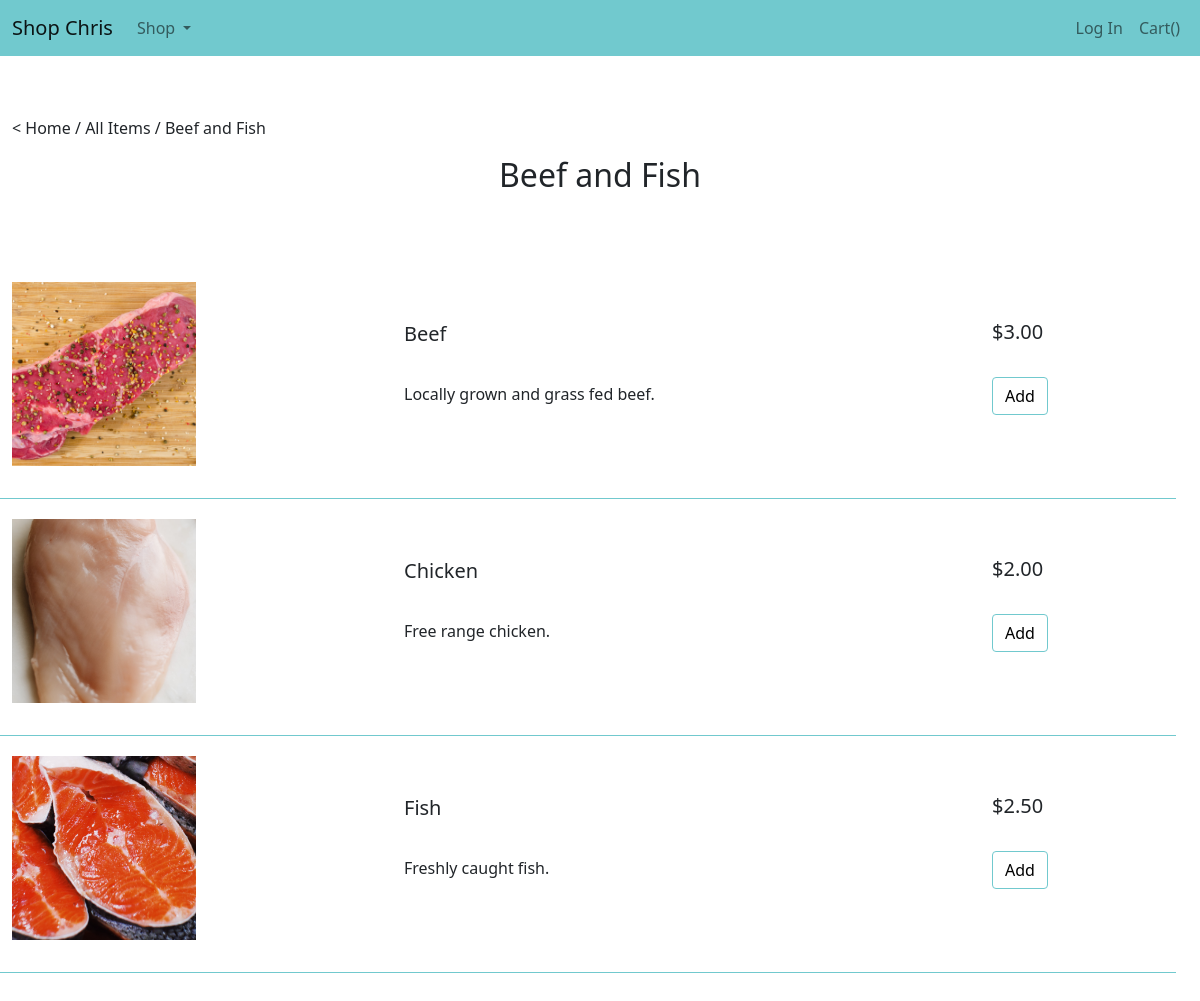
Before: /shop/category/Beef and Fish with the older database file.
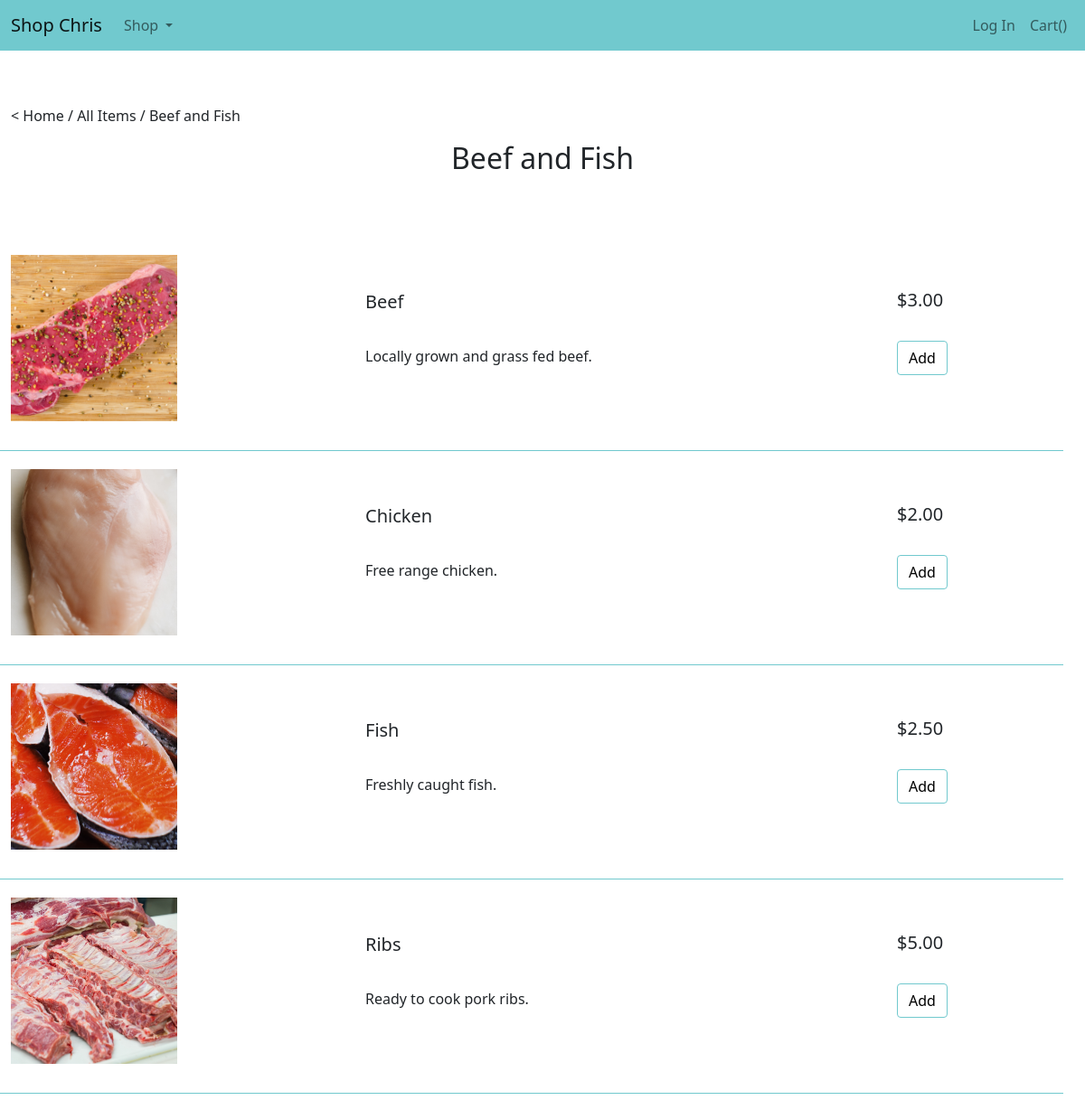
After: the same page with the newer database file.
### shop/models.py (models this page shows)
class Category(models.Model):
    category = models.CharField(max_length=50, unique=True)
    img = models.ImageField(upload_to="images/")
    def __str__(self):
        return f"{self.category}"

class Product(models.Model):
    name = models.CharField(max_length=50, unique=True)
    category = models.ForeignKey(Category, on_delete=models.CASCADE, related_name="products_in_category")
    description = models.CharField(max_length=1000)
    price = models.DecimalField(max_digits=6, decimal_places=2)
    img = models.ImageField(upload_to="images/")
    def __str__(self):
        return f"Name: {self.name}, Category: {self.category}, Description: {self.description}, Price: {self.price}"

### shop/views.py (the view)
# urls.py: path("category/<str:category>", views.category, name="category"),
def category(request, category):
    products = Product.objects.all().order_by('name')
    product_list_for_cat = []
    for product in products:
        if str(product.category) == category:
            product_list_for_cat.append(product)
    print(product_list_for_cat)
    return render(request, "shop/products_by_category.html", {
        "category": category,
        "products": product_list_for_cat
    })

### shop/context_processors.py (called while the page is built)
def extras(request):
    categories = Category.objects.all().order_by('category')
    return {'categories': categories}

### shop/templates/shop/products_by_category.html
{% extends "shop/base.html" %}
{% block content %}
<div class="container-fluid items-container">
    <p>< <a class="link-unstyled black-hyperlink" href="{% url 'shop:index' %}">Home</a>
        / <a class="link-unstyled black-hyperlink" href="{% url 'shop:all_products' %}">All Items</a>
        / {{ category }}
    </p>
    <h2> {{ category }}</h2>
</div>
<form method="post" action="#">
    <div class="container-fluid items-container">
    {% for product in products %}
        <div class="row product-item-border">
            <div class="col-lg-4">
                <a href="{% url 'shop:product' product=product.name %}">
                    <img class="category-image-thumbnail" src="/media/images/{{product.name}}.jpg">
                </a>
            </div>
            <div class="col-lg-6 cold-md-7">
                <a class="link-unstyled black-hyperlink"
                   href="{% url 'shop:product' product=product.name %}}">
                    <h5 class="cart-item-heading">{{ product.name }}</h5>
                </a>
                <p class="cart-item-description">{{ product.description }}</p>
            </div>
            <div class="col-lg-2 col-md-5">
                <h5 class="cart-pricing">${{ product.price }}</h5>
                <button type="submit" class="btn btn-outline-primary generic-button add-button-product-page"
                        name="add_button" value={{product.name}}>
                    Add
                </button>
            </div>
            <div class="row cart-white-space"></div>
        </div>
    {% endfor %}
    </div>
</form>
{% endblock %}

### shop/templates/shop/base.html (shortened to what this page needs)
{% load static %}
<!DOCTYPE html>
<html lang="en">
<head>
    <link href="{% static 'shop/styles.css' %}" rel="stylesheet">
    <link href="https://cdn.jsdelivr.net/npm/bootstrap@5.0.2/dist/css/bootstrap.min.css" rel="stylesheet">
</head>
<body>
    <nav class="navbar navbar-expand-lg navbar-light">
      <div class="container-fluid">
        <a class="navbar-brand" href="{% url 'shop:index' %}">Shop Chris</a>
        <div class="collapse navbar-collapse" id="navbarSupportedContent">
          <ul class="navbar-nav me-auto mb-2 mb-lg-0">
            <li class="nav-item dropdown">
              <a class="nav-link dropdown-toggle" href="#" role="button" data-bs-toggle="dropdown" aria-expanded="false">
                Shop
              </a>
            </li>
          </ul>
          <ul class="navbar-nav ms-auto">
            <li class="nav-item">
              {% if not logged_in %}
              <a class="nav-link" href="{% url 'shop:login' %}">Log In</a>
              {% endif %}
            </li>
            <li class="nav-item">
              {% if cart_size != 0 %}
              <a class="nav-link" href="{% url 'shop:cart' %}">Cart({{ cart_size }})</a>
              {% else %}
              <a class="nav-link" href="{% url 'shop:cart' %}">Cart</a>
              {% endif %}
            </li>
          </ul>
        </div>
      </div>
    </nav>
    {% block content %}
    {% endblock %}
</body>
</html>

### shop/static/shop/styles.css (style rules this page uses)
@media screen and (max-width:1300px) { .items-container { padding-top: 60px !important; } }
body { min-height: 100vh; position: relative; margin: 0; padding-bottom: 100px; box-sizing: border-box; }
h2 { text-align: center; }
.items-container, .images-container { padding: 4% 15% 0 15%; }
.black-hyperlink { color: black; }
.generic-button { border-color: #71C9CE !important; color: black !important; margin-left: auto !important; margin-right: auto; }
.navbar { background: #71C9CE; top: 0; width: 100%; position: fixed; z-index: 2; }
.link-unstyled { color: inherit; text-decoration: inherit; }
.cart-white-space { padding: 1rem; }
.cart-item-heading { padding: 7% 0 5% 0; text-align: left; }
.cart-pricing { padding-top: 22%; }
.product-item-border { width: 100%; border-bottom: 1px solid #71C9CE; padding-top: 1.7%; }
.add-button-product-page { margin-top: 25px; }
.individual-product-thumbnail, .category-image-thumbnail { width: 13rem; height: 13rem; }
.category-image-thumbnail { width: 10rem; height: 10rem; }
.category-image-thumbnail { width: 11.5rem; height: 11.5rem; object-fit: cover; display: block; }

Changed rows visible on the page:
added Product: name (picture), name "Ribs", description "Ready to cook pork ribs.", price "5.00"
